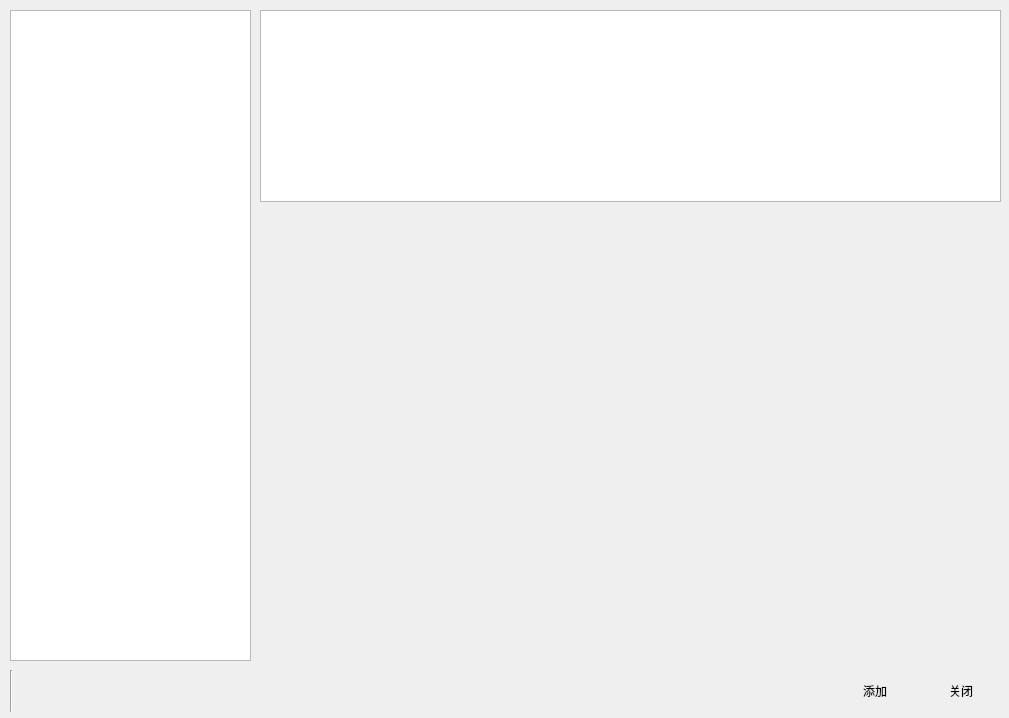
<?xml version="1.0" encoding="UTF-8"?>
<ui version="4.0">
 <class>SelectTilesetWindow</class>
 <widget class="QWidget" name="SelectTilesetWindow">
  <property name="geometry">
   <rect>
    <x>0</x>
    <y>0</y>
    <width>1009</width>
    <height>718</height>
   </rect>
  </property>
  <property name="windowTitle">
   <string>选择精灵纹理</string>
  </property>
  <property name="windowIcon">
   <iconset resource="orion2.qrc">
    <normaloff>:/images/unique64.png</normaloff>:/images/unique64.png</iconset>
  </property>
  <widget class="QWidget" name="horizontalLayoutWidget_2">
   <property name="geometry">
    <rect>
     <x>10</x>
     <y>670</y>
     <width>991</width>
     <height>42</height>
    </rect>
   </property>
   <layout class="QHBoxLayout" name="horizontalLayout_2">
    <item>
     <widget class="Line" name="line">
      <property name="orientation">
       <enum>Qt::Vertical</enum>
      </property>
     </widget>
    </item>
    <item>
     <spacer name="horizontalSpacer_2">
      <property name="orientation">
       <enum>Qt::Horizontal</enum>
      </property>
      <property name="sizeHint" stdset="0">
       <size>
        <width>40</width>
        <height>20</height>
       </size>
      </property>
     </spacer>
    </item>
    <item>
     <widget class="QPushButton" name="savepushButton">
      <property name="text">
       <string>添加</string>
      </property>
      <property name="icon">
       <iconset resource="orion2.qrc">
        <normaloff>:/images/ok.png</normaloff>:/images/ok.png</iconset>
      </property>
      <property name="iconSize">
       <size>
        <width>32</width>
        <height>32</height>
       </size>
      </property>
      <property name="flat">
       <bool>true</bool>
      </property>
     </widget>
    </item>
    <item>
     <widget class="QPushButton" name="cancelpushButton">
      <property name="text">
       <string>关闭</string>
      </property>
      <property name="icon">
       <iconset resource="orion2.qrc">
        <normaloff>:/images/cancel.png</normaloff>:/images/cancel.png</iconset>
      </property>
      <property name="iconSize">
       <size>
        <width>32</width>
        <height>32</height>
       </size>
      </property>
      <property name="flat">
       <bool>true</bool>
      </property>
     </widget>
    </item>
   </layout>
  </widget>
  <widget class="QWidget" name="layoutWidget">
   <property name="geometry">
    <rect>
     <x>260</x>
     <y>10</y>
     <width>741</width>
     <height>651</height>
    </rect>
   </property>
   <layout class="QVBoxLayout" name="verticalLayout">
    <item>
     <widget class="GalleryListWidget" name="listWidget">
      <property name="selectionMode">
       <enum>QAbstractItemView::ExtendedSelection</enum>
      </property>
      <property name="iconSize">
       <size>
        <width>64</width>
        <height>64</height>
       </size>
      </property>
      <property name="flow">
       <enum>QListView::LeftToRight</enum>
      </property>
      <property name="resizeMode">
       <enum>QListView::Adjust</enum>
      </property>
      <property name="viewMode">
       <enum>QListView::IconMode</enum>
      </property>
      <property name="uniformItemSizes">
       <bool>true</bool>
      </property>
     </widget>
    </item>
    <item>
     <widget class="PictureWidget" name="prevwidget" native="true">
      <property name="sizePolicy">
       <sizepolicy hsizetype="Preferred" vsizetype="Preferred">
        <horstretch>0</horstretch>
        <verstretch>1</verstretch>
       </sizepolicy>
      </property>
     </widget>
    </item>
    <item>
     <widget class="QLabel" name="infolabel">
      <property name="minimumSize">
       <size>
        <width>0</width>
        <height>32</height>
       </size>
      </property>
      <property name="text">
       <string/>
      </property>
      <property name="alignment">
       <set>Qt::AlignRight|Qt::AlignTrailing|Qt::AlignVCenter</set>
      </property>
     </widget>
    </item>
   </layout>
  </widget>
  <widget class="QTreeWidget" name="treeWidget">
   <property name="geometry">
    <rect>
     <x>10</x>
     <y>10</y>
     <width>241</width>
     <height>651</height>
    </rect>
   </property>
   <attribute name="headerVisible">
    <bool>false</bool>
   </attribute>
   <column>
    <property name="text">
     <string notr="true">1</string>
    </property>
   </column>
  </widget>
 </widget>
 <customwidgets>
  <customwidget>
   <class>PictureWidget</class>
   <extends>QWidget</extends>
   <header>picturewidget.h</header>
   <container>1</container>
  </customwidget>
  <customwidget>
   <class>GalleryListWidget</class>
   <extends>QListWidget</extends>
   <header>gallerylistwidget.h</header>
  </customwidget>
 </customwidgets>
 <resources>
  <include location="orion2.qrc"/>
  <include location="../../Orion/Orion/orion.qrc"/>
 </resources>
 <connections/>
</ui>
